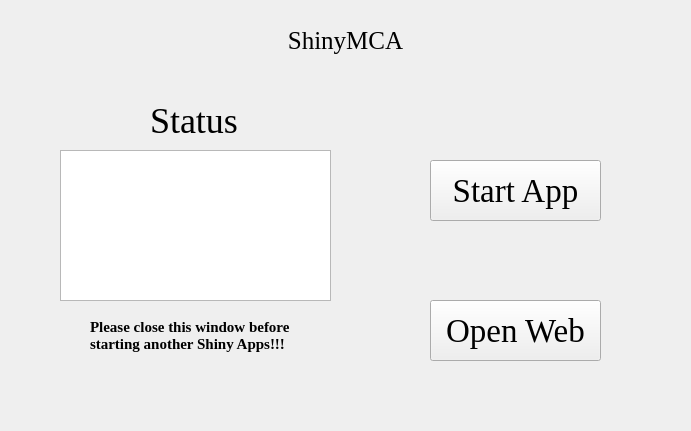
<?xml version="1.0" encoding="UTF-8"?>
<ui version="4.0">
 <class>Form</class>
 <widget class="QWidget" name="Form">
  <property name="geometry">
   <rect>
    <x>0</x>
    <y>0</y>
    <width>691</width>
    <height>431</height>
   </rect>
  </property>
  <property name="windowTitle">
   <string>Form</string>
  </property>
  <property name="styleSheet">
   <string notr="true">background-image: url(D:/tools/Pycharm/pyqt/logo/backgroundpage.png)</string>
  </property>
  <widget class="QTextBrowser" name="textBrowser">
   <property name="geometry">
    <rect>
     <x>60</x>
     <y>150</y>
     <width>271</width>
     <height>151</height>
    </rect>
   </property>
   <property name="styleSheet">
    <string notr="true">background-image: url(D:/tools/Pycharm/pyqt/logo/white.png)</string>
   </property>
  </widget>
  <widget class="QLabel" name="label">
   <property name="geometry">
    <rect>
     <x>250</x>
     <y>20</y>
     <width>191</width>
     <height>41</height>
    </rect>
   </property>
   <property name="font">
    <font>
     <family>Times New Roman</family>
     <pointsize>19</pointsize>
    </font>
   </property>
   <property name="text">
    <string>ShinyMCA</string>
   </property>
   <property name="alignment">
    <set>Qt::AlignCenter</set>
   </property>
  </widget>
  <widget class="QLabel" name="label_2">
   <property name="geometry">
    <rect>
     <x>150</x>
     <y>100</y>
     <width>101</width>
     <height>41</height>
    </rect>
   </property>
   <property name="font">
    <font>
     <family>Times New Roman</family>
     <pointsize>27</pointsize>
    </font>
   </property>
   <property name="text">
    <string>Status</string>
   </property>
   <property name="alignment">
    <set>Qt::AlignLeading|Qt::AlignLeft|Qt::AlignVCenter</set>
   </property>
  </widget>
  <widget class="QPushButton" name="pushButton">
   <property name="geometry">
    <rect>
     <x>430</x>
     <y>160</y>
     <width>171</width>
     <height>61</height>
    </rect>
   </property>
   <property name="font">
    <font>
     <family>Times New Roman</family>
     <pointsize>25</pointsize>
    </font>
   </property>
   <property name="text">
    <string>Start App</string>
   </property>
  </widget>
  <widget class="QPushButton" name="pushButton_2">
   <property name="geometry">
    <rect>
     <x>430</x>
     <y>300</y>
     <width>171</width>
     <height>61</height>
    </rect>
   </property>
   <property name="font">
    <font>
     <family>Times New Roman</family>
     <pointsize>25</pointsize>
    </font>
   </property>
   <property name="text">
    <string>Open Web</string>
   </property>
  </widget>
  <widget class="QLabel" name="label_3">
   <property name="geometry">
    <rect>
     <x>90</x>
     <y>310</y>
     <width>211</width>
     <height>51</height>
    </rect>
   </property>
   <property name="font">
    <font>
     <family>Times New Roman</family>
     <pointsize>11</pointsize>
     <weight>75</weight>
     <bold>true</bold>
    </font>
   </property>
   <property name="text">
    <string>Please close this window before
starting another Shiny Apps!!!</string>
   </property>
  </widget>
 </widget>
 <resources/>
 <connections/>
</ui>
